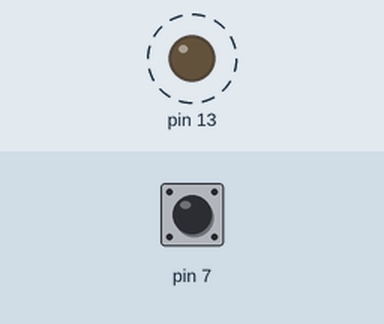
Bench run of a sketch on a simulated Arduino Uno, built with avr-gcc and run on an emulated ATmega328P. Shown: output pins drawn as LEDs (lit = HIGH). Dashed ring = blinking. Inputs (shaded band) come from the test bench; at power-on: pin 7 HIGH. What the sketch prints to the serial monitor is not drawn.

Above: at 0.2 s.
Timing chart, 0 to 3.0 s (numbered marks = the images above):
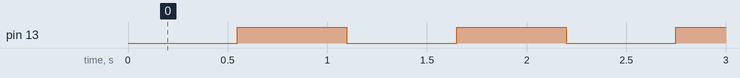

Measured:
- by itself, pin 13: alternates HIGH for 0.55 s and LOW for 0.55 s

The sketch:

Button.ino
```cpp
void setup() {
  // put your setup code here, to run once:
  pinMode(13, OUTPUT);
  digitalWrite(13, HIGH);
  pinMode(7, INPUT_PULLUP);

  Serial.begin(9600);
  Serial.println("Setup Complete.");
}

// TODO: EXPLAIN THIS LATER
int led_brightness = 0;

void loop() {
  // put your main code here, to run repeatedly:
  int button = digitalRead(7);

  if (button == LOW) {
    led_brightness += 1;
  }
  else {
    led_brightness -= 1;
  }
  analogWrite(13, led_brightness);
}
```
